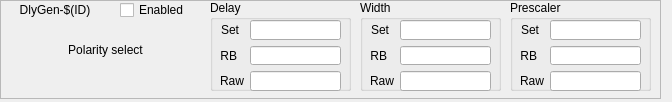
<?xml version="1.0" encoding="UTF-8"?>
<ui version="4.0">
 <class>Form</class>
 <widget class="QWidget" name="Form">
  <property name="geometry">
   <rect>
    <x>0</x>
    <y>0</y>
    <width>672</width>
    <height>102</height>
   </rect>
  </property>
  <property name="windowTitle">
   <string>Pulser</string>
  </property>
  <widget class="QFrame" name="frame">
   <property name="geometry">
    <rect>
     <x>0</x>
     <y>0</y>
     <width>661</width>
     <height>99</height>
    </rect>
   </property>
   <property name="frameShape">
    <enum>QFrame::StyledPanel</enum>
   </property>
   <property name="frameShadow">
    <enum>QFrame::Raised</enum>
   </property>
   <widget class="QLabel" name="label_14">
    <property name="geometry">
     <rect>
      <x>30</x>
      <y>40</y>
      <width>151</width>
      <height>20</height>
     </rect>
    </property>
    <property name="text">
     <string>Polarity select</string>
    </property>
    <property name="alignment">
     <set>Qt::AlignCenter</set>
    </property>
   </widget>
   <widget class="caToggleButton" name="catogglebutton">
    <property name="geometry">
     <rect>
      <x>120</x>
      <y>0</y>
      <width>81</width>
      <height>20</height>
     </rect>
    </property>
    <property name="text">
     <string>Enabled</string>
    </property>
    <property name="channel" stdset="0">
     <string notr="true">$(EVR):DlyGen-$(ID)-Ena-Sel</string>
    </property>
   </widget>
   <widget class="caLabel" name="calabel">
    <property name="geometry">
     <rect>
      <x>0</x>
      <y>0</y>
      <width>110</width>
      <height>20</height>
     </rect>
    </property>
    <property name="sizePolicy">
     <sizepolicy hsizetype="Preferred" vsizetype="Fixed">
      <horstretch>0</horstretch>
      <verstretch>0</verstretch>
     </sizepolicy>
    </property>
    <property name="minimumSize">
     <size>
      <width>0</width>
      <height>20</height>
     </size>
    </property>
    <property name="maximumSize">
     <size>
      <width>16777215</width>
      <height>20</height>
     </size>
    </property>
    <property name="text">
     <string>DlyGen-$(ID)</string>
    </property>
    <property name="alignment">
     <set>Qt::AlignCenter</set>
    </property>
   </widget>
   <widget class="caChoice" name="cachoice">
    <property name="geometry">
     <rect>
      <x>30</x>
      <y>60</y>
      <width>151</width>
      <height>20</height>
     </rect>
    </property>
    <property name="channel" stdset="0">
     <string notr="true">$(EVR):DlyGen-$(ID)-Polarity-Sel</string>
    </property>
    <property name="stackingMode" stdset="0">
     <enum>caChoice::Column</enum>
    </property>
    <property name="endBit">
     <number>1</number>
    </property>
   </widget>
   <widget class="QGroupBox" name="groupBox">
    <property name="geometry">
     <rect>
      <x>360</x>
      <y>0</y>
      <width>141</width>
      <height>91</height>
     </rect>
    </property>
    <property name="title">
     <string>Width</string>
    </property>
    <widget class="QWidget" name="formLayoutWidget">
     <property name="geometry">
      <rect>
       <x>10</x>
       <y>20</y>
       <width>121</width>
       <height>71</height>
      </rect>
     </property>
     <layout class="QFormLayout" name="formLayout">
      <item row="0" column="0">
       <widget class="QLabel" name="label_17">
        <property name="text">
         <string>Set</string>
        </property>
        <property name="alignment">
         <set>Qt::AlignRight|Qt::AlignTrailing|Qt::AlignVCenter</set>
        </property>
       </widget>
      </item>
      <item row="1" column="0">
       <widget class="QLabel" name="label_18">
        <property name="text">
         <string>RB</string>
        </property>
        <property name="alignment">
         <set>Qt::AlignRight|Qt::AlignTrailing|Qt::AlignVCenter</set>
        </property>
       </widget>
      </item>
      <item row="2" column="0">
       <widget class="QLabel" name="label_19">
        <property name="text">
         <string>Raw</string>
        </property>
        <property name="alignment">
         <set>Qt::AlignRight|Qt::AlignTrailing|Qt::AlignVCenter</set>
        </property>
       </widget>
      </item>
      <item row="0" column="1">
       <widget class="caTextEntry" name="catextentry_5">
        <property name="channel" stdset="0">
         <string notr="true">$(EVR):DlyGen-$(ID)-Width-SP</string>
        </property>
       </widget>
      </item>
      <item row="1" column="1">
       <widget class="caLineEdit" name="calineedit_4">
        <property name="channel" stdset="0">
         <string notr="true">$(EVR):DlyGen-$(ID)-Width-RB</string>
        </property>
       </widget>
      </item>
      <item row="2" column="1">
       <widget class="caLineEdit" name="calineedit_5">
        <property name="channel" stdset="0">
         <string notr="true">$(EVR):DlyGen-$(ID)-Width-Raw-RB</string>
        </property>
       </widget>
      </item>
     </layout>
    </widget>
   </widget>
   <widget class="QGroupBox" name="groupBox_2">
    <property name="geometry">
     <rect>
      <x>210</x>
      <y>0</y>
      <width>141</width>
      <height>91</height>
     </rect>
    </property>
    <property name="title">
     <string>Delay</string>
    </property>
    <widget class="QWidget" name="formLayoutWidget_2">
     <property name="geometry">
      <rect>
       <x>10</x>
       <y>20</y>
       <width>121</width>
       <height>71</height>
      </rect>
     </property>
     <layout class="QFormLayout" name="formLayout_2">
      <item row="0" column="0">
       <widget class="QLabel" name="label_20">
        <property name="text">
         <string>Set</string>
        </property>
        <property name="alignment">
         <set>Qt::AlignRight|Qt::AlignTrailing|Qt::AlignVCenter</set>
        </property>
       </widget>
      </item>
      <item row="1" column="0">
       <widget class="QLabel" name="label_21">
        <property name="text">
         <string>RB</string>
        </property>
        <property name="alignment">
         <set>Qt::AlignRight|Qt::AlignTrailing|Qt::AlignVCenter</set>
        </property>
       </widget>
      </item>
      <item row="2" column="0">
       <widget class="QLabel" name="label_22">
        <property name="text">
         <string>Raw</string>
        </property>
        <property name="alignment">
         <set>Qt::AlignRight|Qt::AlignTrailing|Qt::AlignVCenter</set>
        </property>
       </widget>
      </item>
      <item row="0" column="1">
       <widget class="caTextEntry" name="catextentry_4">
        <property name="channel" stdset="0">
         <string notr="true">$(EVR):DlyGen-$(ID)-Delay-SP</string>
        </property>
       </widget>
      </item>
      <item row="1" column="1">
       <widget class="caLineEdit" name="calineedit_2">
        <property name="channel" stdset="0">
         <string notr="true">$(EVR):DlyGen-$(ID)-Delay-RB</string>
        </property>
       </widget>
      </item>
      <item row="2" column="1">
       <widget class="caLineEdit" name="calineedit_3">
        <property name="channel" stdset="0">
         <string notr="true">$(EVR):DlyGen-$(ID)-Delay-Raw-RB</string>
        </property>
       </widget>
      </item>
     </layout>
    </widget>
   </widget>
   <widget class="QGroupBox" name="groupBox_3">
    <property name="geometry">
     <rect>
      <x>510</x>
      <y>0</y>
      <width>141</width>
      <height>91</height>
     </rect>
    </property>
    <property name="title">
     <string>Prescaler</string>
    </property>
    <widget class="QWidget" name="formLayoutWidget_3">
     <property name="geometry">
      <rect>
       <x>10</x>
       <y>20</y>
       <width>121</width>
       <height>71</height>
      </rect>
     </property>
     <layout class="QFormLayout" name="formLayout_3">
      <item row="0" column="0">
       <widget class="QLabel" name="label_23">
        <property name="text">
         <string>Set</string>
        </property>
        <property name="alignment">
         <set>Qt::AlignRight|Qt::AlignTrailing|Qt::AlignVCenter</set>
        </property>
       </widget>
      </item>
      <item row="1" column="0">
       <widget class="QLabel" name="label_24">
        <property name="text">
         <string>RB</string>
        </property>
        <property name="alignment">
         <set>Qt::AlignRight|Qt::AlignTrailing|Qt::AlignVCenter</set>
        </property>
       </widget>
      </item>
      <item row="2" column="0">
       <widget class="QLabel" name="label_25">
        <property name="text">
         <string>Raw</string>
        </property>
        <property name="alignment">
         <set>Qt::AlignRight|Qt::AlignTrailing|Qt::AlignVCenter</set>
        </property>
       </widget>
      </item>
      <item row="0" column="1">
       <widget class="caTextEntry" name="catextentry_8">
        <property name="channel" stdset="0">
         <string notr="true">$(EVR):DlyGen-$(ID)-Prescaler-SP</string>
        </property>
       </widget>
      </item>
      <item row="1" column="1">
       <widget class="caLineEdit" name="calineedit_10">
        <property name="channel" stdset="0">
         <string notr="true">$(EVR):DlyGen-$(ID)-Prescaler-RB</string>
        </property>
       </widget>
      </item>
      <item row="2" column="1">
       <widget class="caLineEdit" name="calineedit_11">
        <property name="channel" stdset="0">
         <string notr="true">$(EVR):DlyGen-$(ID)-Res-I</string>
        </property>
       </widget>
      </item>
     </layout>
    </widget>
   </widget>
  </widget>
 </widget>
 <customwidgets>
  <customwidget>
   <class>caChoice</class>
   <extends>QWidget</extends>
   <header>caChoice</header>
  </customwidget>
  <customwidget>
   <class>caTextEntry</class>
   <extends>caLineEdit</extends>
   <header>caTextEntry</header>
  </customwidget>
  <customwidget>
   <class>caToggleButton</class>
   <extends>QCheckBox</extends>
   <header>caToggleButton</header>
  </customwidget>
  <customwidget>
   <class>caLabel</class>
   <extends>QLabel</extends>
   <header>caLabel</header>
  </customwidget>
  <customwidget>
   <class>caLineEdit</class>
   <extends>QLineEdit</extends>
   <header>caLineEdit</header>
  </customwidget>
 </customwidgets>
 <resources/>
 <connections/>
</ui>
